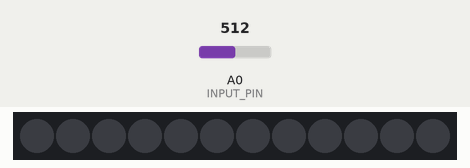
Recording of a sketch running on a simulated ESP8266 (NodeMCU). On the bench: 12 RGB LEDs in strip order, left to right. The test bench sets the inputs (shaded band); at power-on: A0 (INPUT_PIN) = 512. Dim RGB values are drawn brighter than linear.

Above: at 1.2 s.
1.3 s: A0 (INPUT_PIN) set to 407
2.8 s: A0 (INPUT_PIN) set to 388
At 3.8 s:
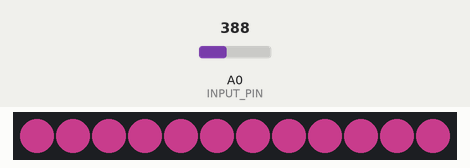
4.3 s: A0 (INPUT_PIN) set to 511
At 5.3 s:
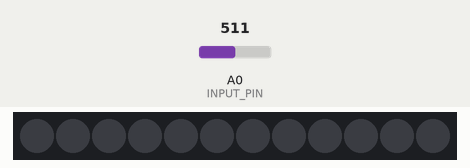
5.8 s: A0 (INPUT_PIN) set to 306
At 6.8 s:
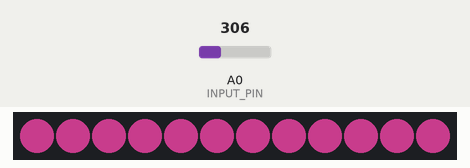
Timing chart, 0 to 8.3 s (numbered marks = the images above; inputs shaded):
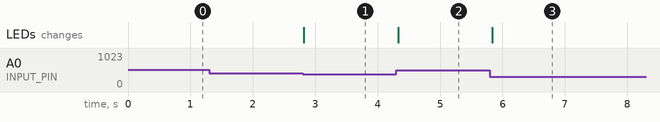

The sketch:

lightbeans3.ino
```cpp
#include <Adafruit_NeoPixel.h>
#define NUMPIXELS 12 // Set this to the number of pixels you have
#define PIN D6 // Set this to the pin that the data of the pixel is connected to
#define INPUT_PIN A0 // Input pin
#define BRIGHTNESS 400.0 // Threshold value to turn on light
#define UPDATE_TIME 100 // time between updates in ms

// Color to switch on to
int r = 100;
int g = 30;
int b = 70;

float input_value = 0;

void turn_on(int r, int g, int b);
void turn_off();

Adafruit_NeoPixel pixels = Adafruit_NeoPixel(NUMPIXELS, PIN, NEO_GRB + NEO_KHZ800);

// setup and loop functions

void setup() {
  pixels.begin();
  Serial.begin(9600);
  pinMode(INPUT_PIN, INPUT);
}

void loop() {
  // put your main code here, to run repeatedly:
  input_value = analogRead(INPUT_PIN);
  if (input_value < BRIGHTNESS) { // if larger than our threshold value, turn on.
    turn_on(r,g,b);
  }
  if (input_value > BRIGHTNESS) {
    turn_off();
  }
  delay(UPDATE_TIME);
}


// Functions we wrote
// This function takes in a red, green, blue and displays the colors
void turn_on(int r, int g, int b){
  for(int i=0; i <NUMPIXELS;i++){
    pixels.setPixelColor(i,pixels.Color(r,g,b));
  }
  pixels.show();
}


// This function turns off all pixels
void turn_off(){
  for(int i=0; i<NUMPIXELS;i++){
    pixels.setPixelColor(i,pixels.Color(0,0,0)); // set the color to (0,0,0), off!
  }
  pixels.show();
}
```

Measured:
- the behaviour switches between 400 and 399 on A0 (INPUT_PIN) (found by bisection; images 0 and 1)
- after the input at 1.3 s, every drawn part: stays the same
- after the input at 2.8 s, the LEDs: change at once (image 1)
- after the input at 4.3 s, the LEDs: change at once (image 2)
- after the input at 5.8 s, the LEDs: change at once (image 3)
